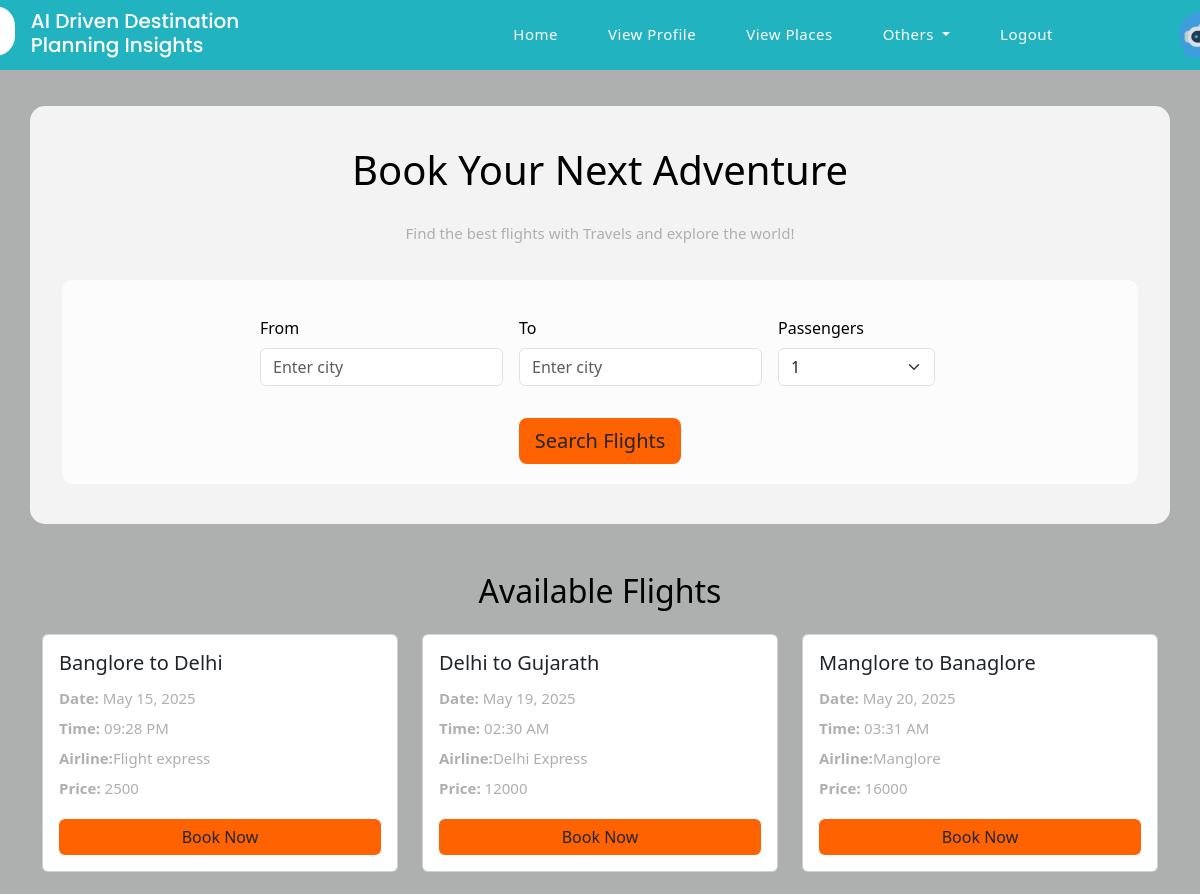
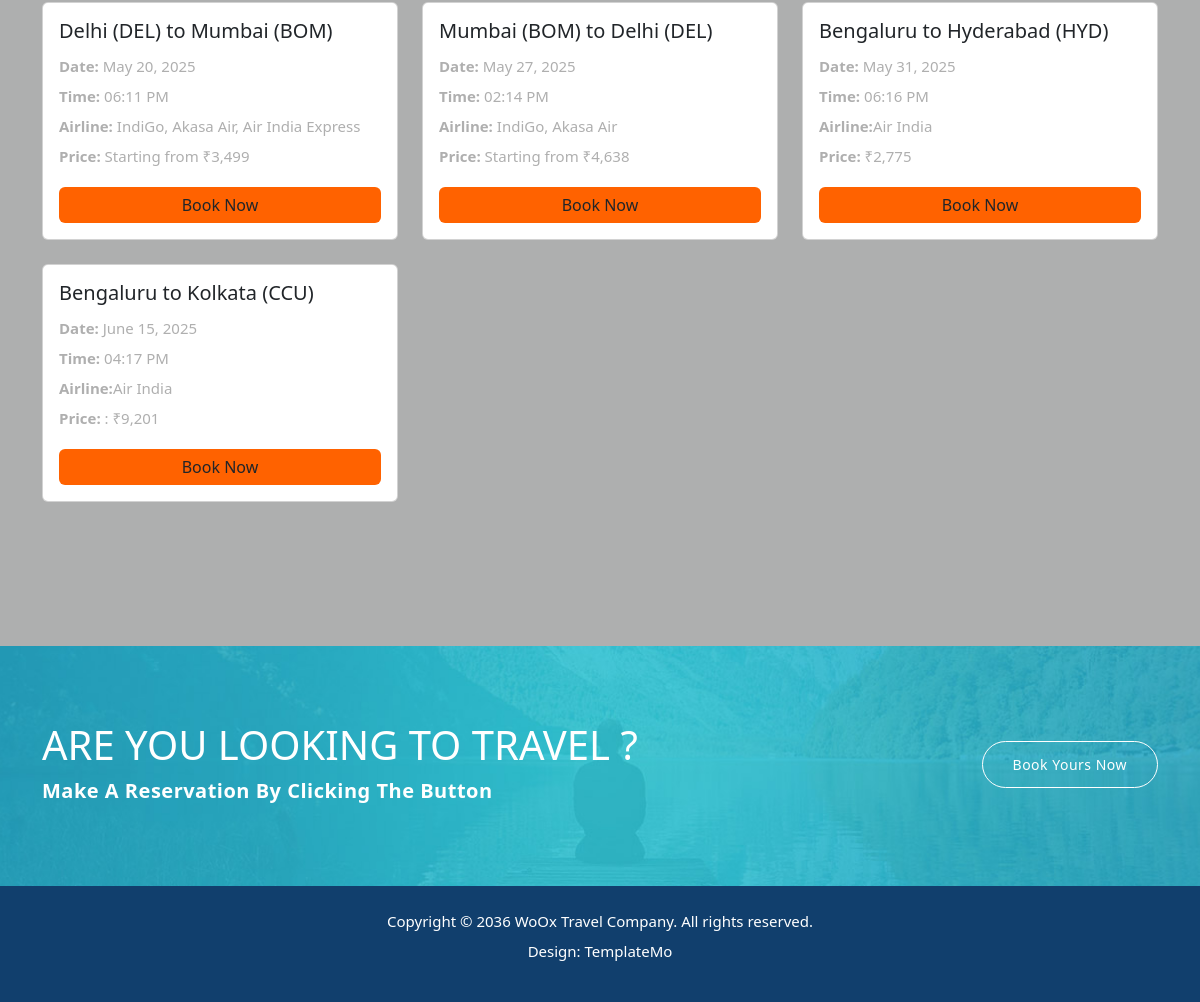
Page /viewFlights/ (signed in) on the committed database (2 pictures, top to bottom).
### app/models.py (models this page shows, shortened)
class addFlightsModel(models.Model):
    flightId = models.AutoField(primary_key=True)
    From = models.CharField(max_length=100, null=True)
    To = models.CharField(max_length=100, null=True)
    state = models.CharField(max_length=100, null=True)
    Country = models.CharField(max_length=100, null=True)
    ticketPrice = models.CharField(max_length=100, null=True)
    flightName = models.CharField(max_length=100, null=True)
    time = models.DateTimeField(null=True)
    flightPic = models.ImageField(upload_to=os.path.join('static', 'flightPic'), default='No profile')
    status = models.CharField(max_length=50,default='Available')
    class Meta:
        db_table = 'addFlightsModel'

### app/views.py (the view, shortened to what this page needs)
# urls.py: path('viewFlights/', viewFlights, name='viewFlights'),
def viewFlights(request):
    userMail = request.session['email']
    login = request.session['login']
    request.session['Payment_for'] = 'Flight_Booking'
    flights = addFlightsModel.objects.filter(status='Available')
    return render(request, 'viewFlights.html', {'login':login, 'flights':flights})

### templates/viewFlights.html (shortened to what this page needs)
{% extends 'home.html' %}
{% block main %}
<!DOCTYPE html>
<html lang="en">
<head>
    <link href="https://cdn.jsdelivr.net/npm/bootstrap@5.3.0/dist/css/bootstrap.min.css" rel="stylesheet">
</head>
<body style="background-color: rgb(174, 175, 175); color:black">
    <nav class="navbar navbar-expand-lg navbar-dark">
        <div class="container">
            <a class="navbar-brand" href="#">Travels</a>
        </div>
    </nav>
    <section class="hero-section container">
        <h1 class="text-center mb-4">Book Your Next Adventure</h1>
        <p class="text-center mb-5">Find the best flights with Travels and explore the world!</p>
        <form class="row g-3" action="{% url 'viewFlights' %}" method="post">
            <div class="col-md-3" style="margin-left: 170px;">
                <label for="from" class="form-label">From</label>
                <input type="text" class="form-control" id="from" placeholder="Enter city" name="from">
            </div>
            <div class="col-md-3">
                <label for="to" class="form-label">To</label>
                <input type="text" class="form-control" id="to" placeholder="Enter city" name="to">
            </div>
            <div class="col-md-2">
                <label for="passengers" class="form-label">Passengers</label>
                <select class="form-select" id="passengers" name="passengers">
                    <option>1</option>
                </select>
            </div>
            <div class="col-12 text-center">
                <button type="submit" class="btn btn-book btn-lg mt-3">Search Flights</button>
            </div>
        </form>
    </section>
    {% if flights %}
    <section class="container my-5">
        <h2 class="text-center mb-4">Available Flights</h2>
        <div class="row">
            {% for i in flights %}
            <div class="col-md-4 mb-4">
                <div class="card flight-card">
                    <div class="card-body">
                        <h5 class="card-title">{{i.From}} to {{i.To}}</h5>
                        <p class="card-text">
                            <strong>Date:</strong> {{ i.time|date:"F d, Y" }}<br>
                            <strong>Time:</strong> {{ i.time|time:"h:i A" }}<br>
                            <strong>Airline:</strong>{{i.flightName}}<br>
                            <strong>Price:</strong> {{i.ticketPrice}}
                        </p>
                        {% if login == 'user' %}
                        <a href="{% url 'payment' i.flightId %}" class="btn btn-book w-100">Book Now</a>
                        {% elif login == 'admin' %}
                        <a href="{% url 'RemoveFlight' i.flightId %}" class="btn btn-book w-100">Remove</a>
                        {% endif %}
                    </div>
                </div>
            </div>
            {% endfor %}
        </div>
    </section>
    {% else %}
    <h4 class="text-center text-primary">Flights not available</h4>
    {% if login == 'admin' %}
        <a class="text-white text-center btn btn-primary w-25" style="margin-left: 600px;" href="{% url 'appPlans' %}">Add Flights</a>
    {% endif %}
    {% endif %}
</body>
</html>
{% endblock %}

### static/assets/css/templatemo-woox-travel.css (style rules this page uses)
html, body, div, span, applet, object, iframe, h1, h2, h3, h4, h5, h6, p, blockquote, div pre, a, abbr, acronym, address, big, cite, code, del, dfn, em, font, img, ins, kbd, q, s, samp, small, strike, strong, sub, sup, tt, var, b, u, i, center, dl, dt, dd, ol, ul, li, figure, header, nav, section, article, aside, footer, figcaption { margin: 0; padding: 0; border: 0; outline: 0; }
header, nav, section, article, aside, footer, hgroup { display: block; }
* { box-sizing: border-box; }
html, body { font-family: 'Poppins', sans-serif; font-weight: 400; background-color: #fff; font-size: 16px; -ms-text-size-adjust: 100%; -webkit-font-smoothing: antialiased; -moz-osx-font-smoothing: grayscale; }
a { color: #22b3c1; text-decoration: none !important; }
h1, h2, h3, h4, h5, h6 { margin-top: 0px; margin-bottom: 0px; color: #2a2a2a; font-weight: 700; }
p { font-size: 15px; line-height: 30px; color: #afafaf; }
html, body { background: #fff; font-family: 'Poppins', sans-serif; }
section { margin-top: 120px; }
body { overflow-x: hidden; }

### templates/viewFlights.html (style rules this page uses)
body { background-size: cover; color: #333; background-color: rgb(127, 231, 231); }
.navbar { background-color: rgba(0, 51, 102, 0.9); }
.hero-section { background: rgba(255, 255, 255, 0.85); border-radius: 15px; padding: 40px; margin-top: 50px; }
.hero-section form { backdrop-filter: blur(5px); background: rgba(255, 255, 255, 0.7); padding: 20px; border-radius: 10px; }
.flight-card { transition: transform 0.3s, box-shadow 0.3s; }
.btn-book { background-color: #ff6200; border: none; }

### rows in the picture
addFlightsModel: From "Banglore", To "Delhi", time "May 15, 2025", time "09:28 PM", flightName "Flight express", ticketPrice "2500"
addFlightsModel: From "Delhi", To "Gujarath", time "May 19, 2025", time "02:30 AM", flightName "Delhi Express", ticketPrice "12000"
addFlightsModel: From "Manglore", To "Banaglore", time "May 20, 2025", time "03:31 AM", flightName "Manglore", ticketPrice "16000"
addFlightsModel: From "Delhi (DEL)", To "Mumbai (BOM)", time "May 20, 2025", time "06:11 PM", flightName "IndiGo, Akasa Air, Air India Express", ticketPrice "Starting from ₹3,499"
addFlightsModel: From "Mumbai (BOM)", To "Delhi (DEL)", time "May 27, 2025", time "02:14 PM", flightName "IndiGo, Akasa Air", ticketPrice "Starting from ₹4,638"
addFlightsModel: From "Bengaluru", To "Hyderabad (HYD)", time "May 31, 2025", time "06:16 PM", flightName "Air India", ticketPrice "₹2,775"
addFlightsModel: From "Bengaluru", To "Kolkata (CCU)", time "June 15, 2025", time "04:17 PM", flightName "Air India", ticketPrice ": ₹9,201"
